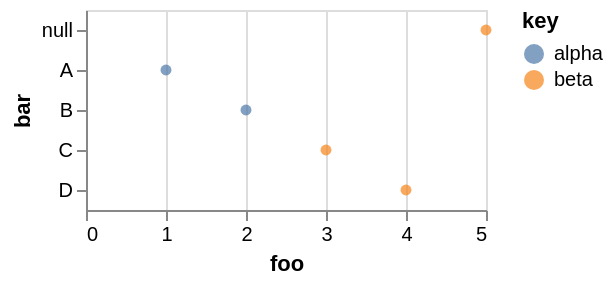

Here is the Vega-Lite specification saved for this chart:
### Vega specification from a JSON file in a GitHub repository (floating-point values rounded to 4 significant figures)
{"$schema": "https://vega.github.io/schema/vega/v5.json", "background": "white", "padding": 5, "width": 200, "style": "cell", "data": [{"name": "source_0", "values": [{"key": "alpha", "foo": [1, 2], "bar": ["A", "B"]}, {"key": "beta", "foo": [3, 4, 5], "bar": ["C", "D"]}]}, {"name": "data_0", "source": "source_0", "transform": [{"type": "flatten", "fields": ["foo", "bar"], "as": ["foo", "bar"]}, {"type": "filter", "expr": "isValid(datum[\"foo\"]) && isFinite(+datum[\"foo\"])"}]}], "signals": [{"name": "y_step", "value": 20}, {"name": "height", "update": "bandspace(domain('y').length, 1, 0.5) * y_step"}], "marks": [{"name": "marks", "type": "symbol", "style": ["circle"], "from": {"data": "data_0"}, "encode": {"update": {"opacity": {"value": 0.7}, "fill": {"scale": "color", "field": "key"}, "ariaRoleDescription": {"value": "circle"}, "description": {"signal": "\"\" + \"foo\" + \": \" + (format(datum[\"foo\"], \"\")) + \"; \" + \"bar\" + \": \" + (isValid(datum[\"bar\"]) ? datum[\"bar\"] : \"\"+datum[\"bar\"]) + \"; \" + \"key\" + \": \" + (isValid(datum[\"key\"]) ? datum[\"key\"] : \"\"+datum[\"key\"])"}, "x": {"scale": "x", "field": "foo"}, "y": {"scale": "y", "field": "bar"}, "shape": {"value": "circle"}}}}], "scales": [{"name": "x", "type": "linear", "domain": {"data": "data_0", "field": "foo"}, "range": [0, {"signal": "width"}], "nice": true, "zero": true}, {"name": "y", "type": "point", "domain": {"data": "data_0", "field": "bar", "sort": true}, "range": {"step": {"signal": "y_step"}}, "padding": 0.5}, {"name": "color", "type": "ordinal", "domain": {"data": "data_0", "field": "key", "sort": true}, "range": "category"}], "axes": [{"scale": "x", "orient": "bottom", "gridScale": "y", "grid": true, "tickCount": {"signal": "ceil(width/40)"}, "domain": false, "labels": false, "aria": false, "maxExtent": 0, "minExtent": 0, "ticks": false, "zindex": 0}, {"scale": "x", "orient": "bottom", "grid": false, "title": "foo", "labelFlush": true, "labelOverlap": true, "tickCount": {"signal": "ceil(width/40)"}, "zindex": 0}, {"scale": "y", "orient": "left", "grid": false, "title": "bar", "zindex": 0}], "legends": [{"fill": "color", "symbolType": "circle", "title": "key", "encode": {"symbols": {"update": {"opacity": {"value": 0.7}}}}}]}
